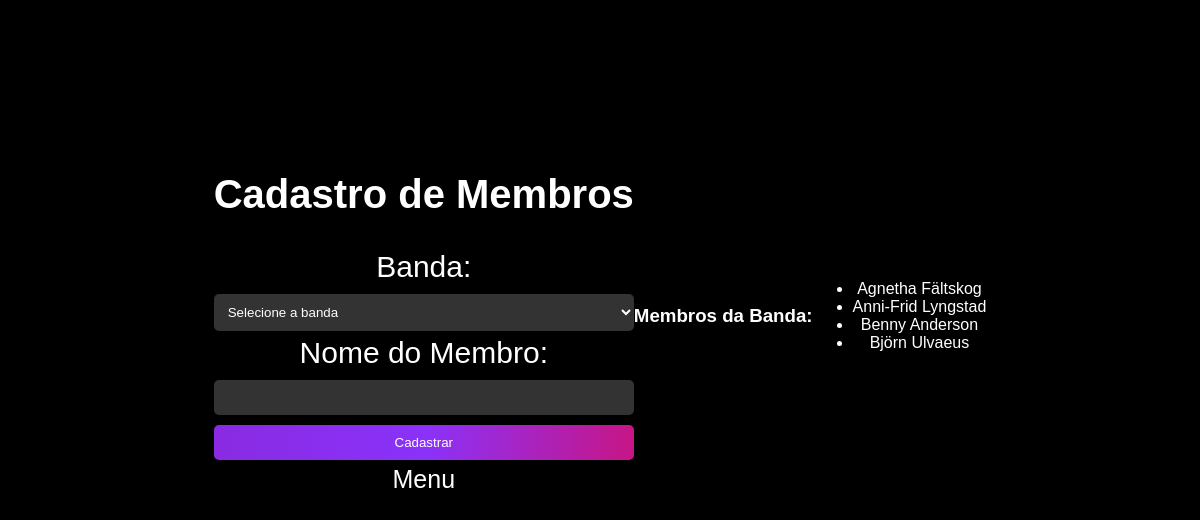
The app's page /registro_membro.php?banda_id=2 with its own data.
### tables this page shows
CREATE TABLE integrantes (
    id INT AUTO_INCREMENT PRIMARY KEY,
    nome VARCHAR(255) NOT NULL,
    banda_id INT NOT NULL,
    FOREIGN KEY (banda_id) REFERENCES bandas(id)
);

### registro_membro.php (the view, shortened to what this page needs)
<?php
$valido = false;
try {
    $connection = new PDO("mysql:host=localhost;dbname=POP_BD", "root", "");
    $connection->exec("set names utf8");
} catch (PDOException $e) {
    echo "Falha: " . $e->getMessage();
    exit();
}
?>
<!DOCTYPE html>
<html lang="pt-br">
<head>
</head>
<body>
  <div class="stars"></div>
    <?php
    if ($valido == true) {
        echo "<p>Membro cadastrado com sucesso!</p>";
        echo "<p><a href='membros.php'>Visualizar bandas cadastradas</a></p>";
    } else {
        ?>
        <form method="POST" action="?validar=true">
        <h2>Cadastro de Membros</h2>
            <label for="banda_id" class="lbl">Banda:</label>
            <select name="banda_id" id="banda_id">
                <option value="">Selecione a banda</option>
            </select>
            <label for="nome" class="lbl">Nome do Membro:</label>
            <input type="text" name="nome" id="nome"
                   value="<?php if (isset($_POST["nome"])) {
                       echo $_POST["nome"];
                   } ?>">
            <input type="submit" value="Cadastrar">
            <a href="Menu.html">Menu</a>
        </form>
        <?php if (isset($_GET["banda_id"]) && !empty($_GET["banda_id"])) { ?>
            <h3>Membros da Banda:</h3>
            <ul>
                <?php
                $sql = "SELECT id, nome FROM integrantes WHERE banda_id = ? ORDER BY nome";
                $stmt = $connection->prepare($sql);
                $stmt->bindParam(1, $_GET["banda_id"]);
                $stmt->execute();
                $membros = $stmt->fetchAll(PDO::FETCH_ASSOC);
                foreach ($membros as $membro) { ?>
                    <li><?php echo $membro["nome"]; ?></li>
                <?php } ?>
            </ul>
        <?php } ?>
    <?php
    }
    ?>
</body>
</html>

### registro_membro.php (style rules this page uses)
body { margin-top:-7%; background-color: #000; color: #fff; font-family: sans-serif; display: flex; justify-content: center; align-items: center; min-height: 100vh; text-align: center; }
h2 { color: white; font-size: 40px; }
input[type="text"], input[type="submit"], select { padding: 10px; margin: 5px 0; border: none; border-radius: 5px; background-color: #333; color: #fff; width: 100%; box-sizing: border-box; }
input[type="submit"] { background-image: linear-gradient(to right, rgb(138, 43, 226), rgb(138, 50, 250), rgb(199, 21, 133)); cursor: pointer; }
label { display: block; margin-bottom: 5px; }
.lbl { font-size: 30px; }
a { text-decoration: none; color:white; font-size: 25px; }
.stars { position: fixed; top: 0; left: 0; width: 100%; height: 100%; pointer-events: none; z-index: -1; }

### records on screen
integrantes: nome "Agnetha Fältskog"
integrantes: nome "Anni-Frid Lyngstad"
integrantes: nome "Benny Anderson"
integrantes: nome "Björn Ulvaeus"
